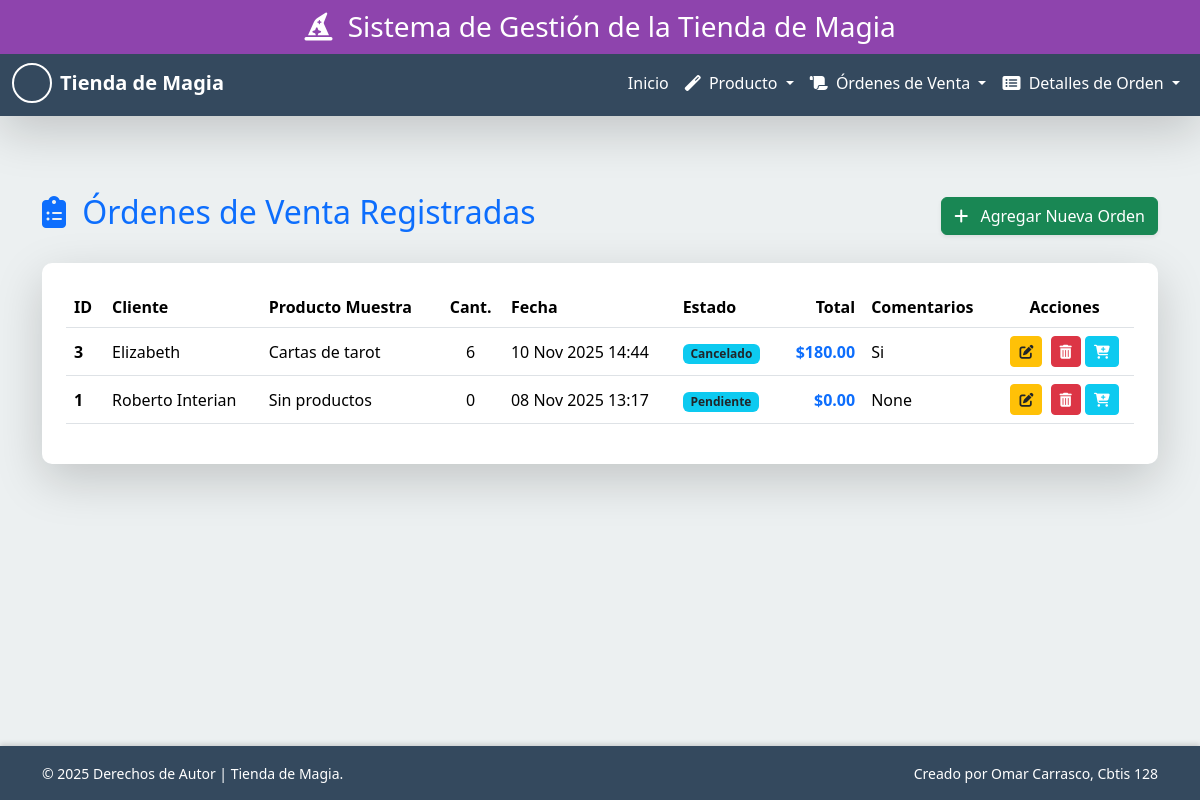
The app's page /ordenes/, older data.
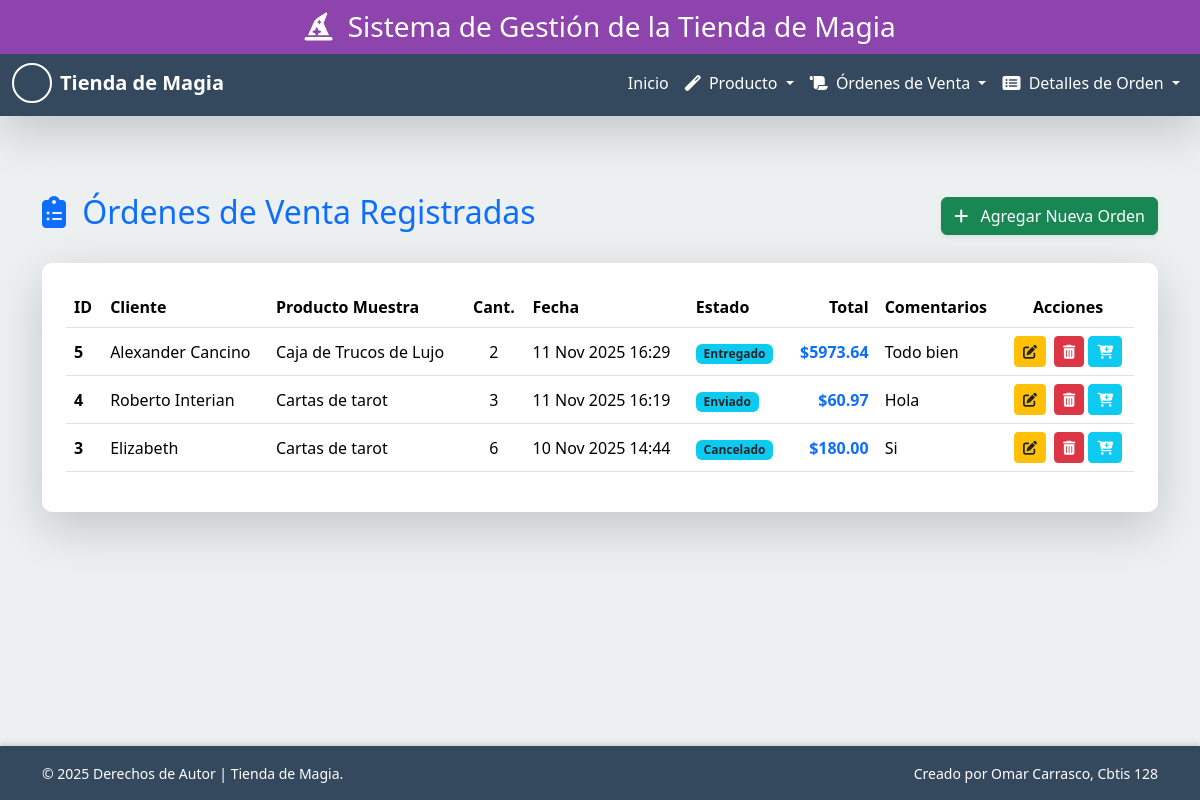
The same page, newer data.
### app_TiendadeMagia/models.py (models this page shows, shortened)
class OrdenDeVenta(models.Model):
    cliente = models.CharField(max_length=100)
    fecha_orden = models.DateTimeField(auto_now_add=True)
    direccion_envio = models.TextField()
    total = models.DecimalField(max_digits=10, decimal_places=2, default=0.00)
    estado = models.CharField(max_length=50, choices=ESTADO_CHOICES, default='Pendiente')
    metodo_pago = models.CharField(max_length=50, choices=METODO_CHOICES, default='Efectivo')
    comentarios = models.TextField(blank=True, null=True)
    class Meta:
        verbose_name = "Orden de Venta"
        verbose_name_plural = "Órdenes de Venta"
        ordering = ['-fecha_orden']

class Producto(models.Model):
    nombre = models.CharField(max_length=100)
    descripcion = models.TextField(blank=True, null=True)
    categoria = models.CharField(max_length=50)
    precio = models.DecimalField(max_digits=10, decimal_places=2)
    proveedor = models.CharField(max_length=100, blank=True, null=True)
    stock = models.IntegerField(default=0)
    fecha_registro = models.DateField(default=date.today)
    class Meta:
        verbose_name = "Producto de Magia"
        verbose_name_plural = "Productos de Magia"
        ordering = ['nombre']

### app_TiendadeMagia/views.py (the view)
# urls.py: path('ordenes/', views.ver_ordenes, name='ver_ordenes'),
def ver_ordenes(request):
    ordenes = OrdenDeVenta.objects.all().order_by('-fecha_orden')
    for orden in ordenes:
        primer_detalle = orden.detalles.select_related('producto').first()
        orden.producto_muestra = primer_detalle.producto.nombre if primer_detalle else 'Sin productos'
        orden.cantidad_muestra = primer_detalle.cantidad if primer_detalle else 0
    return render(request, 'orden/ver_ordenes.html', {
        'ordenes': ordenes,
        'titulo': 'Ver Órdenes de Venta'
    })

### app_TiendadeMagia/templates/orden/ver_ordenes.html (shortened to what this page needs)
{% extends 'base.html' %}
{% block content %}
<div class="d-flex justify-content-between align-items-center mb-4 pt-5">
    <h2 class="text-primary"><i class="fas fa-clipboard-list me-2"></i> Órdenes de Venta Registradas</h2>
    <a href="{% url 'agregar_orden' %}" class="btn btn-success shadow-sm">
        <i class="fas fa-plus me-2"></i> Agregar Nueva Orden
    </a>
</div>
<div class="card shadow-lg border-0" style="border-radius: 10px;">
    <div class="card-body p-4">
        {% if ordenes %}
        <div class="table-responsive">
            <table class="table table-hover align-middle">
                <thead>
                    <tr>
                        <th scope="col">ID</th>
                        <th scope="col">Cliente</th>
                        <th scope="col">Producto Muestra</th>
                        <th scope="col" class="text-center">Cant.</th>
                        <th scope="col">Fecha</th>
                        <th scope="col">Estado</th>
                        <th scope="col" class="text-end">Total</th>
                        <th scope="col">Comentarios</th>  <th scope="col" class="text-center">Acciones</th>
                    </tr>
                </thead>
                <tbody>
                    {% for orden in ordenes %}
                    <tr>
                        <th scope="row">{{ orden.pk }}</th>
                        <td>{{ orden.cliente }}</td>
                        <td>{{ orden.producto_muestra }}</td>
                        <td class="text-center">{{ orden.cantidad_muestra }}</td>
                        <td>{{ orden.fecha_orden|date:"d M Y H:i" }}</td>
                        <td><span class="badge bg-info text-dark">{{ orden.estado }}</span></td>
                        <td class="text-end"><strong class="text-primary">${{ orden.total|floatformat:2 }}</strong></td>
                        <td>{{ orden.comentarios|truncatechars:20|default:"-" }}</td>
                        <td class="text-center">
                            <a href="{% url 'editar_orden' orden.pk %}" class="btn btn-sm btn-warning text-dark me-1" title="Editar">
                                <i class="fas fa-edit"></i>
                            </a>
                            <a href="{% url 'eliminar_orden' orden.pk %}" class="btn btn-sm btn-danger" title="Borrar">
                                <i class="fas fa-trash-alt"></i>
                            </a>
                            <a href="{% url 'agregar_detalle' %}?orden_id={{ orden.pk }}" class="btn btn-sm btn-info text-white" title="Agregar detalle">
                                <i class="fas fa-cart-plus"></i>
                            </a>
                        </td>
                    </tr>
                    {% endfor %}
                </tbody>
            </table>
        </div>
        {% else %}
        <div class="alert alert-info mb-0">No hay órdenes de venta registradas.</div>
        {% endif %}
    </div>
</div>
{% endblock %}

Row changes from the older to the newer data that the page shows:
removed OrdenDeVenta: pk "1", cliente "Roberto Interian", producto_muestra "Sin productos", cantidad_muestra "0", fecha_orden "08 Nov 2025 13:17", estado "Pendiente", total "0.00", comentarios "None"
added OrdenDeVenta: pk "5", cliente "Alexander Cancino", producto_muestra "Caja de Trucos de Lujo", cantidad_muestra "2", fecha_orden "11 Nov 2025 16:29", estado "Entregado", total "5973.64", comentarios "Todo bien"
added OrdenDeVenta: pk "4", cliente "Roberto Interian", producto_muestra "Cartas de tarot", cantidad_muestra "3", fecha_orden "11 Nov 2025 16:19", estado "Enviado", total "60.97", comentarios "Hola"
